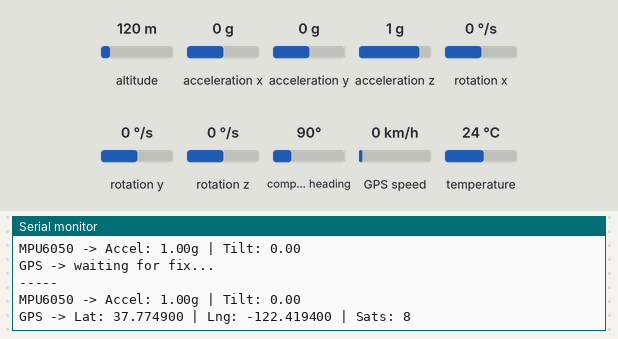
Bench run of a sketch on a simulated ESP32. Shown: the last lines printed to the serial monitor. The test bench sets the inputs (shaded band); at power-on: acceleration x 0 g, acceleration y 0 g, acceleration z 1 g, altitude 120 m, rotation x 0 °/s, rotation y 0 °/s, rotation z 0 °/s, compass heading 90°, GPS speed 0 km/h, temperature 24 °C. WiFi joins after 1.5 s; servers stay silent unless stated; the GPS gets a fix after 3 s at 37.7749, -122.4194 with 8 satellites.

Above: at 3.7 s.
3.8 s: acceleration x set to -1.4 g
At 5.1 s:
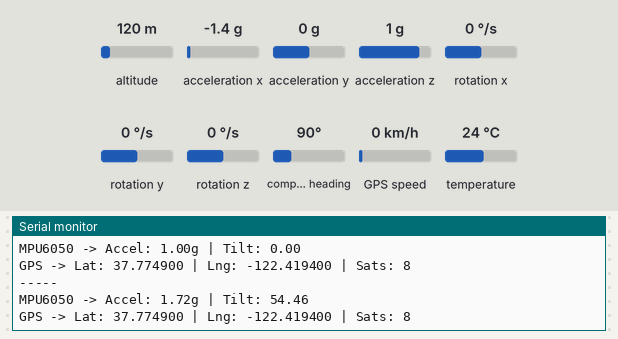
5.3 s: acceleration y set to -1.4 g
At 6.3 s:
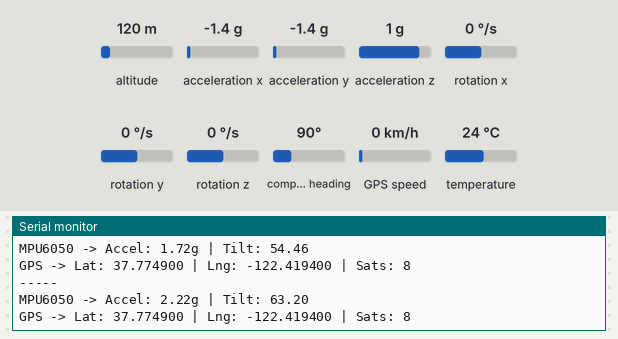
6.8 s: acceleration z set to -1.4 g
At 8.2 s:
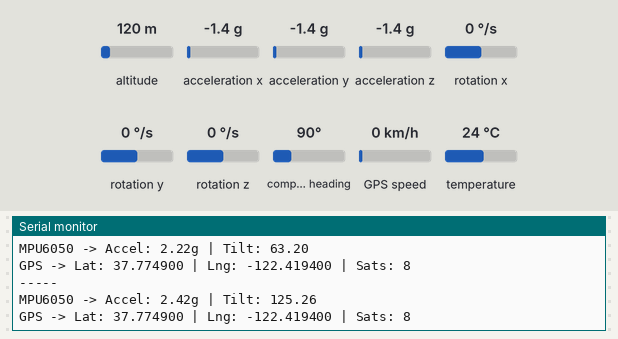
Timing chart, 0 to 9.8 s (numbered marks = the images above; inputs shaded):
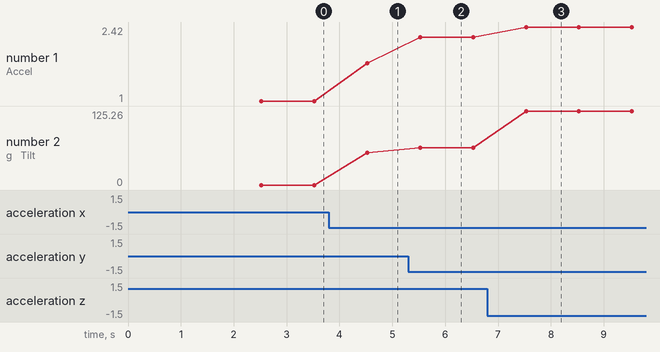

The sketch:

SafeGuard_WiFi_JSON.ino
```cpp
#include <WiFi.h>
#include <WebServer.h>
#include <Wire.h>
#include <Adafruit_Sensor.h>
#include <Adafruit_MPU6050.h>
#include <TinyGPS++.h>
#include <HardwareSerial.h>

const char* ssid = "YOUR_SSID";
const char* password = "YOUR_PASSWORD";

Adafruit_MPU6050 mpu;
TinyGPSPlus gps;
HardwareSerial gpsSerial(2);  // ESP32 Serial2 (RX=16, TX=17)

WebServer server(80);

bool mpuOk = false;

// Latest sensor values
float curAccX = 0, curAccY = 0, curAccZ = 1.0;
float curTotalAcc = 1.0;
float curTiltAngle = 0.0;
float curTemp = 25.0; // Default temp
float curPressure = 1013.25; // Default pressure
float curAltitude = 0.0; // Overwritten by GPS later if available
unsigned long lastSensorPrint = 0;

void handleApiData() {
  server.sendHeader("Access-Control-Allow-Origin", "*");
  server.sendHeader("Access-Control-Allow-Methods", "GET, OPTIONS");
  server.sendHeader("Access-Control-Allow-Headers", "*");

  String status = "SAFE";
  bool isEmergency = false;

  if (curTiltAngle > 65.0) {
    status = "FALL_DETECTED";
    isEmergency = true;
  }

  String json = "{";
  json += "\"worker_id\":\"ESP32-JALANTH\",";
  json += "\"worker_name\":\"Jalanth ESP32 Node\",";
  json += "\"status\":\"" + status + "\",";
  json += "\"is_emergency\":" + String(isEmergency ? "true" : "false") + ",";
  json += "\"heart_rate\":0,"; // Dummy value for dashboard
  json += "\"spo2\":0,";       // Dummy value for dashboard
  json += "\"vitals_valid\":false,"; // No heart rate sensor attached
  json += "\"accel_total\":" + String(curTotalAcc, 2) + ",";
  json += "\"tilt_angle\":" + String(curTiltAngle, 1) + ",";
  json += "\"is_moving\":" + String((abs(curTotalAcc - 1.0) > 0.15) ? "true" : "false") + ",";

  // Use GPS altitude if valid, else default
  if (gps.altitude.isValid()) {
    json += "\"altitude\":" + String(gps.altitude.meters(), 1) + ",";
  } else {
    json += "\"altitude\":" + String(curAltitude, 1) + ",";
  }

  json += "\"pressure\":" + String(curPressure, 2) + ",";
  json += "\"temperature\":" + String(curTemp, 1) + ",";

  if (gps.location.isValid()) {
    json += "\"latitude\":" + String(gps.location.lat(), 6) + ",";
    json += "\"longitude\":" + String(gps.location.lng(), 6) + ",";
    json += "\"gps_valid\":true,";
  } else {
    json += "\"latitude\":17.385044,"; // Default fallback
    json += "\"longitude\":78.486671,"; // Default fallback
    json += "\"gps_valid\":false,";
  }

  if (gps.satellites.isValid()) {
    json += "\"satellites\":" + String(gps.satellites.value());
  } else {
    json += "\"satellites\":0";
  }

  json += "}";

  server.send(200, "application/json", json);
}

void setup() {
  Serial.begin(115200);
  delay(1000);

  Wire.begin();

  Serial.println("Connecting to WiFi...");
  WiFi.begin(ssid, password);
  while (WiFi.status() != WL_CONNECTED) {
    delay(500);
    Serial.print(".");
  }
  Serial.println();
  Serial.print("WiFi connected. IP: ");
  Serial.println(WiFi.localIP());

  Serial.println("Starting sensor setup...");

  // MPU6050
  if (mpu.begin()) {
    mpuOk = true;
    Serial.println("MPU6050: OK");
    mpu.setAccelerometerRange(MPU6050_RANGE_8_G);
    mpu.setGyroRange(MPU6050_RANGE_500_DEG);
    mpu.setFilterBandwidth(MPU6050_BAND_21_HZ);
  } else {
    Serial.println("MPU6050: NOT FOUND");
  }

  // GPS
  gpsSerial.begin(9600, SERIAL_8N1, 16, 17);  // RX=16, TX=17
  Serial.println("GPS: serial started");

  // Setup HTTP WebServer
  server.on("/api/data", HTTP_GET, handleApiData);
  server.onNotFound([]() {
    server.sendHeader("Access-Control-Allow-Origin", "*");
    server.send(200, "text/plain", "SafeGuard ESP32 Active. Poll /api/data for live JSON.");
  });
  server.begin();
  Serial.println("HTTP server started on port 80!");
}

void loop() {
  server.handleClient();

  while (gpsSerial.available() > 0) {
    gps.encode(gpsSerial.read());
  }

  unsigned long now = millis();
  if (now - lastSensorPrint >= 1000) {
    lastSensorPrint = now;

    Serial.println("-----");
    if (mpuOk) {
      sensors_event_t a, g, temp;
      mpu.getEvent(&a, &g, &temp);
      curAccX = a.acceleration.x;
      curAccY = a.acceleration.y;
      curAccZ = a.acceleration.z;
      curTemp = temp.temperature; // use MPU temp for the dashboard

      // Calculate acceleration in g units and tilt angle
      float mag = sqrt(curAccX * curAccX + curAccY * curAccY + curAccZ * curAccZ);
      curTotalAcc = mag / 9.80665;
      float zNorm = constrain(curAccZ / mag, -1.0, 1.0);
      curTiltAngle = acos(zNorm) * (180.0 / PI);
      if (isnan(curTiltAngle)) curTiltAngle = 0;

      Serial.print("MPU6050 -> Accel: ");
      Serial.print(curTotalAcc);
      Serial.print("g | Tilt: ");
      Serial.println(curTiltAngle);
    }

    if (gps.location.isValid()) {
      Serial.print("GPS -> Lat: ");
      Serial.print(gps.location.lat(), 6);
      Serial.print(" | Lng: ");
      Serial.print(gps.location.lng(), 6);
      Serial.print(" | Sats: ");
      Serial.println(gps.satellites.value());
    } else {
      Serial.println("GPS -> waiting for fix...");
    }
  }
}
```

Measured:
- after the input at 3.8 s, the serial monitor: prints a new line after 0.73 s (image 1)
- after the input at 5.3 s, the serial monitor: prints a new line after 0.23 s (image 2)
- after the input at 6.8 s, the serial monitor: prints a new line after 0.73 s (image 3)
- plotted number 1: 1 → 1.72 after the input at 3.8 s, 1.72 → 2.22 after the input at 5.3 s, 2.22 → 2.42 after the input at 6.8 s
- plotted number 2: 0 → 54.46 after the input at 3.8 s, 54.46 → 63.2 after the input at 5.3 s, 63.2 → 125.26 after the input at 6.8 s
